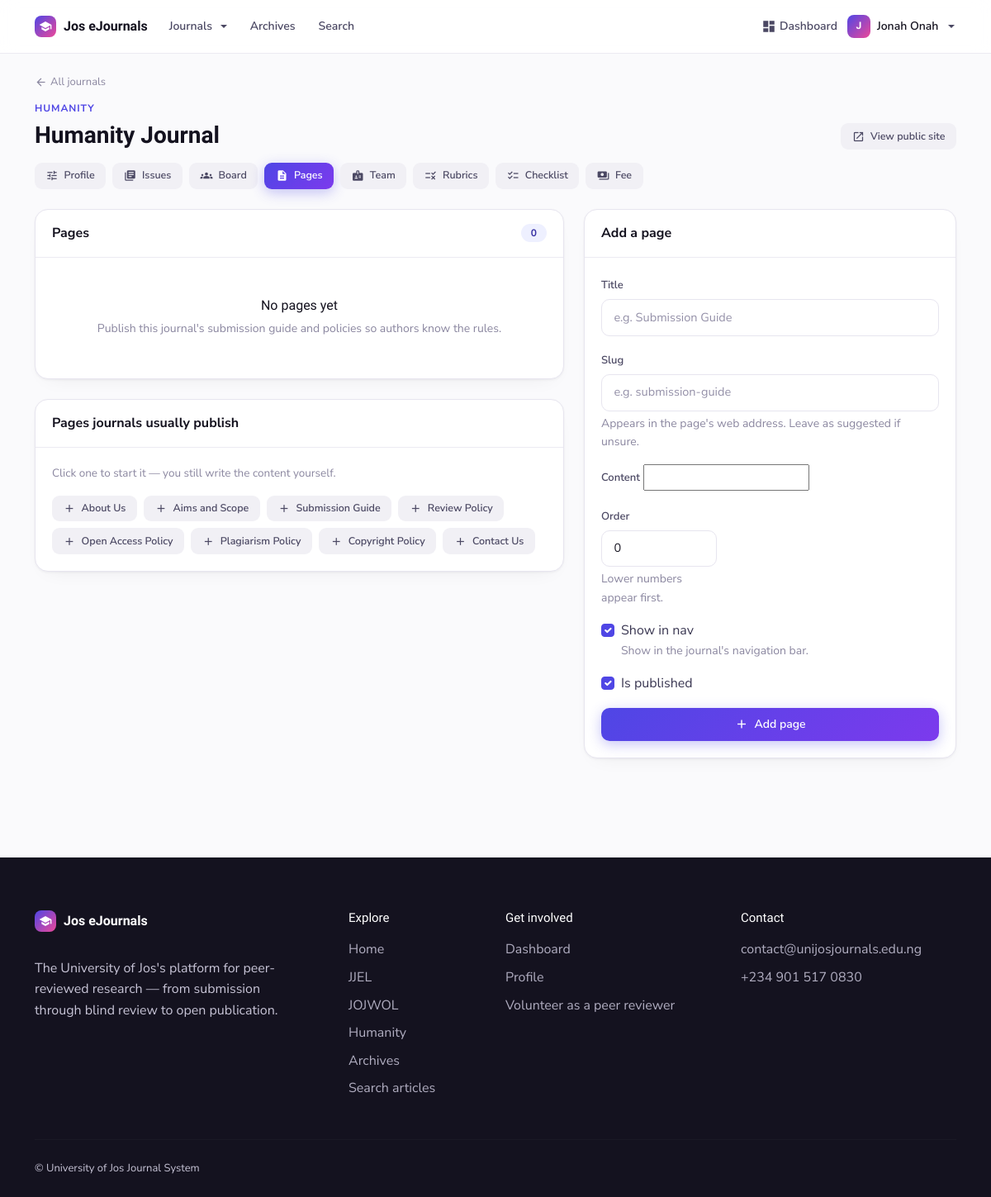
Before: /manage/journals/2/pages/ (signed in) with the older database file.
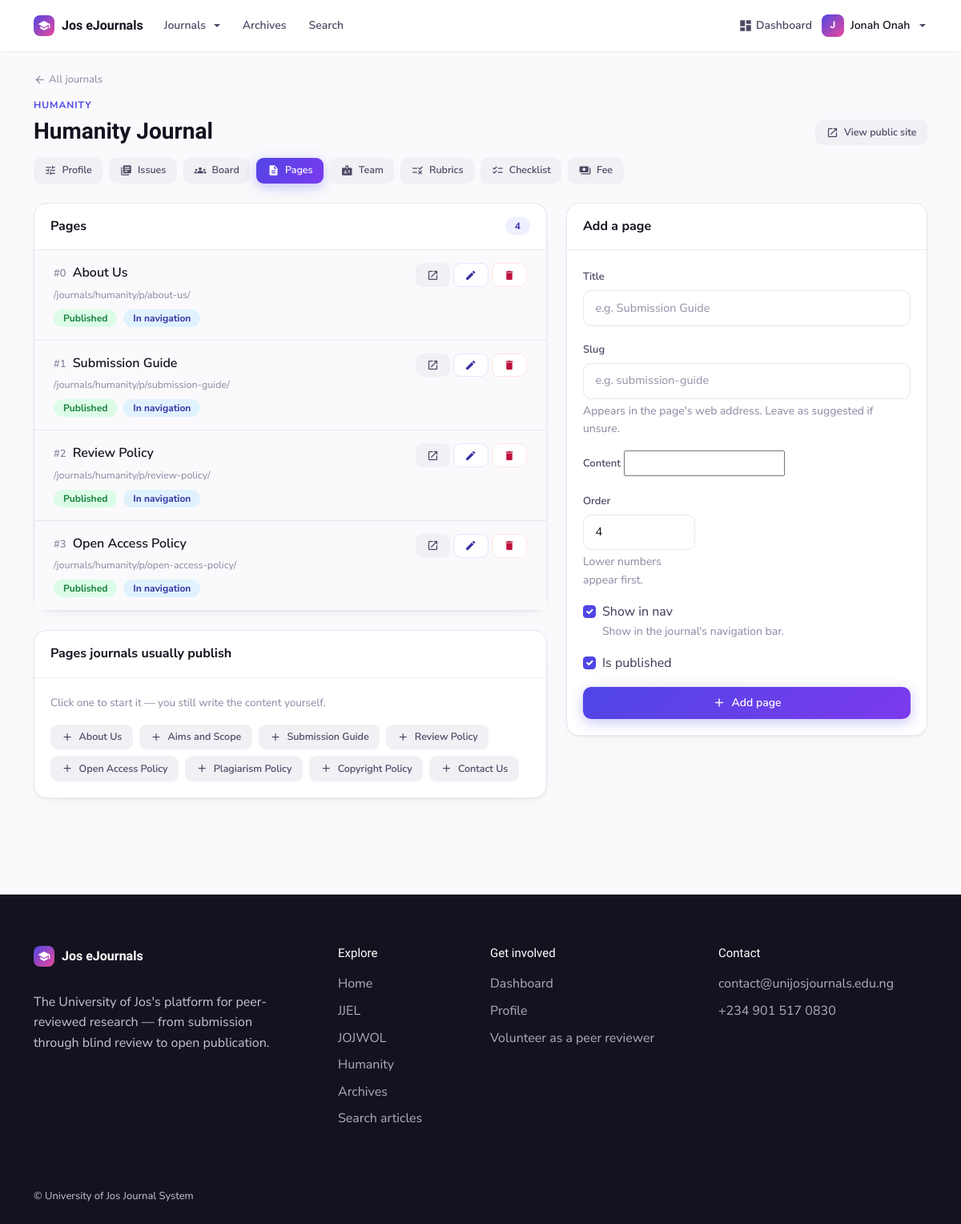
After: the same page with the newer database file.
### journalapp/models.py (models this page shows, shortened)
class Journal(models.Model):
    name = models.CharField(max_length=200)
    slug = models.SlugField(
        max_length=80, unique=True,
        help_text="Used in the journal's web address, e.g. 'jjel'."
    )
    abbreviation = models.CharField(
        max_length=20, blank=True,
        help_text="Short form, e.g. 'JJEL'. Shown on the journal card when no logo is set."
    )
    tagline = models.CharField(
        max_length=255, blank=True,
        help_text="One line shown under the journal name."
    )
    description = RichTextField(blank=True)
    about = RichTextField(
        blank=True,
        help_text="Aims and scope — the main text on the journal's home page."
    )
    logo = models.ImageField(
        upload_to='journal_logos', blank=True, null=True,
        help_text="Square-ish logo used on the journal cards."
    )
    cover_image = models.ImageField(upload_to='journal_covers', blank=True, null=True)
    issn_print = models.CharField(max_length=20, blank=True, verbose_name="ISSN (Print)")
    issn_online = models.CharField(max_length=20, blank=True, verbose_name="ISSN (Online)")
    published_by = models.CharField(
        max_length=255, blank=True,
        help_text="e.g. 'Department of English, University of Jos'."
    )
    contact_email = models.EmailField(blank=True)
    department = models.ForeignKey(
        Department, on_delete=models.SET_NULL, null=True, blank=True,
        related_name='journals',
        help_text="Optional internal grouping. Not shown to visitors."
    )
    order = models.PositiveIntegerField(
        default=0, help_text="Controls the order journals appear in on the home page."
    )
    is_active = models.BooleanField(
        default=True, help_text="Untick to hide this journal from the public site."
    )
    class Meta:
        ordering = ['order', 'name']

class JournalPage(models.Model):
    journal = models.ForeignKey(Journal, on_delete=models.CASCADE, related_name='pages')
    title = models.CharField(max_length=200)
    slug = models.SlugField(max_length=80, help_text="Used in the page's web address.")
    content = RichTextField()
    order = models.PositiveIntegerField(default=0)
    show_in_nav = models.BooleanField(
        default=True, help_text="Show this page in the journal's navigation bar."
    )
    is_published = models.BooleanField(default=True)
    updated_at = models.DateTimeField(auto_now=True)
    class Meta:
        ordering = ['order', 'title']
        unique_together = ('journal', 'slug')

### journalapp/content_views.py (the view)
# urls.py: path('manage/journals/<int:pk>/pages/', content_views.journal_pages_manage, name='journal_pages_manage'),
@journal_staff_required(roles=CONTENT_ROLES, lookup='journal')
def journal_pages_manage(request, pk):
    journal = get_object_or_404(Journal, pk=pk)
    if request.method == 'POST':
        form = JournalPageForm(request.POST, journal=journal)
        if form.is_valid():
            page = form.save(commit=False)
            page.journal = journal
            page.save()
            messages.success(request, f'"{page.title}" added.')
            return redirect('journal_pages_manage', pk=journal.pk)
    else:
        form = JournalPageForm(journal=journal, initial={
            'order': journal.pages.count(), 'show_in_nav': True, 'is_published': True,
        })
    return render(request, 'submissions/journal_pages.html', {
        'journal': journal,
        'pages': journal.pages.all(),
        'form': form,
        'suggested_pages': SUGGESTED_PAGES,
    })

### journalapp/context_processors.py (called while the page is built)
def site_settings(request):
    try:
        settings = SiteSettings.objects.first()
        if not settings:
            settings = SiteSettings.objects.create()
    except:
        settings = None
    return {'site_settings': settings}

def journal_roles(request):
    user = getattr(request, 'user', None)
    if not (user and user.is_authenticated):
        return {'can_manage_journals': False, 'can_manage_journal_content': False}
    return {
        'can_manage_journals': can_manage_any_journal(user, roles=WORKFLOW_ROLES),
        'can_manage_journal_content': can_manage_any_journal(user, roles=CONTENT_ROLES),
    }

def nav_journals(request):
    return {
        'nav_journals': Journal.objects.filter(is_active=True).only(
            'name', 'slug', 'abbreviation'
        )
    }

### journalapp/models.py (called while the page is built)
    def get_full_name(self):
        return f"{self.first_name} {self.last_name}".strip()

### journalapp/permissions.py (called while the page is built)
def is_site_admin(user):
    return bool(
        user
        and user.is_authenticated
        and (user.is_superuser or user.is_staff)
    )

def can_manage_any_journal(user, roles=None):
    if is_site_admin(user):
        return True
    return journals_for(user, roles=roles).exists()

### journalapp/templates/submissions/journal_pages.html (shortened to what the changed rows need)
{% extends 'journalapp/base.html' %}
{% block content %}
<div class="container py-4">
    {% include 'submissions/_journal_manage_nav.html' with active='pages' %}
    <div class="row g-4">
        <div class="col-lg-7">
            <div class="card">
                <div class="card-header d-flex justify-content-between align-items-center">
                    <span>Pages</span>
                    <span class="uj-pill uj-pill--brand">{{ pages|length }}</span>
                </div>
                <div class="card-body p-0">
                    {% if pages %}
                    <ul class="list-group list-group-flush">
                        {% for page in pages %}
                        <li class="list-group-item px-4 py-3">
                            <div class="d-flex justify-content-between align-items-start gap-3">
                                <div style="min-width:0;">
                                    <div class="fw-semibold" style="color:var(--uj-ink);">
                                        <span class="text-muted me-2" style="font-size:13px;">#{{ page.order }}</span>{{ page.title }}
                                    </div>
                                    <div class="text-muted mt-1" style="font-size:12.5px;">/journals/{{ journal.slug }}/p/{{ page.slug }}/</div>
                                    <div class="d-flex flex-wrap gap-2 mt-2">
                                        {% if page.is_published %}
                                        <span class="uj-pill uj-pill--success">Published</span>
                                        {% else %}
                                        <span class="uj-pill uj-pill--warn">Draft</span>
                                        {% endif %}
                                        {% if page.show_in_nav %}<span class="uj-pill uj-pill--info">In navigation</span>{% endif %}
                                    </div>
                                </div>
                                <div class="d-flex gap-1 flex-none">
                                    {% if page.is_published %}
                                    <a href="{% url 'journal_page' journal.slug page.slug %}" class="btn btn-light btn-sm" title="View public page" target="_blank" rel="noopener"><i class="material-icons" style="font-size:15px;">open_in_new</i></a>
                                    {% endif %}
                                    <a href="{% url 'journal_page_update' journal.pk page.pk %}" class="btn btn-outline-primary btn-sm" title="Edit"><i class="material-icons" style="font-size:15px;">edit</i></a>
                                    <form method="post" action="{% url 'journal_page_delete' journal.pk page.pk %}" onsubmit="return confirm('Delete &quot;{{ page.title|escapejs }}&quot;?');">
                                        <button type="submit" class="btn btn-outline-danger btn-sm" title="Delete"><i class="material-icons" style="font-size:15px;">delete</i></button>
                                    </form>
                                </div>
                            </div>
                        </li>
                        {% endfor %}
                    </ul>
                    {% else %}
                    <div class="text-center py-5">
                        <h6>No pages yet</h6>
                        <p class="text-muted mb-0" style="font-size:14px;">
                            Publish this journal's submission guide and policies so authors know the rules.
                        </p>
                    </div>
                    {% endif %}
                </div>
            </div>
            <div class="card mt-4">
                <div class="card-body">
                    <div class="d-flex flex-wrap gap-2">
                        {% for title, slug in suggested_pages %}
                        <button type="button" class="btn btn-light btn-sm js-suggest" data-title="{{ title }}" data-slug="{{ slug }}">
                            <i class="material-icons" style="font-size:15px;">add</i> {{ title }}
                        </button>
                        {% endfor %}
                    </div>
                </div>
            </div>
        </div>
        <div class="col-lg-5">
            <div class="card">
                <div class="card-body">
                    <form method="post" id="pageForm">
                        <div style="max-width:140px;">{% include 'submissions/_form_field.html' with field=form.order %}</div>
                    </form>
                </div>
            </div>
        </div>
    </div>
</div>
{% endblock %}

### journalapp/templates/journalapp/base.html (shortened to what the changed rows need)
{% load static %}
<!DOCTYPE html>
<html lang="en">
<head>
    <link href="https://cdn.jsdelivr.net/npm/bootstrap@5.3.0-alpha1/dist/css/bootstrap.min.css" rel="stylesheet">
    <link rel="stylesheet" href="https://cdnjs.cloudflare.com/ajax/libs/font-awesome/6.0.0-beta3/css/all.min.css">
    <link href="{% static 'css/theme.css' %}" rel="stylesheet">
</head>
<body class="d-flex flex-column min-vh-100">
    <main class="flex-grow-1 mb-3">
        {% block content %}{% endblock %}
    </main>
    <footer class="uj-footer">
        <div class="container">
            <div class="row g-4">
                <div class="col-6 col-lg-2 mb-2">
                    <ul class="list-unstyled d-grid gap-2">
                        {% for j in nav_journals %}
                        <li><a href="{% url 'journal_home' j.slug %}">{{ j.abbreviation|default:j.name }}</a></li>
                        {% endfor %}
                    </ul>
                </div>
            </div>
        </div>
    </footer>
</body>
</html>

### journalapp/templates/submissions/_journal_manage_nav.html (shortened to what this page needs)
<div class="mb-4">
    <a href="{% url 'journal_manage_list' %}" class="text-muted d-inline-flex align-items-center gap-1 mb-2" style="font-size:13px;">
        <i class="material-icons" style="font-size:15px;">arrow_back</i> All journals
    </a>
    <div class="d-flex flex-wrap justify-content-between align-items-end gap-3 mb-3">
        <div>
            <span class="uj-kicker">{{ journal.abbreviation|default:"Journal" }}</span>
            <h1 class="mt-1 mb-0" style="font-size:28px;">{{ journal.name }}</h1>
        </div>
        <a href="{% url 'journal_home' journal.slug %}" class="btn btn-light btn-sm" target="_blank" rel="noopener">
            <i class="material-icons" style="font-size:15px;">open_in_new</i> View public site
        </a>
    </div>
    <div class="d-flex flex-wrap gap-2">
        <a href="{% url 'journal_settings' journal.pk %}" class="btn btn-sm {% if active == 'settings' %}btn-primary{% else %}btn-light{% endif %}">
            <i class="material-icons" style="font-size:15px;">tune</i> Profile
        </a>
        <a href="{% url 'journal_issues_manage' journal.pk %}" class="btn btn-sm {% if active == 'issues' %}btn-primary{% else %}btn-light{% endif %}">
            <i class="material-icons" style="font-size:15px;">library_books</i> Issues
        </a>
        <a href="{% url 'journal_board_manage' journal.pk %}" class="btn btn-sm {% if active == 'board' %}btn-primary{% else %}btn-light{% endif %}">
            <i class="material-icons" style="font-size:15px;">groups</i> Board
        </a>
        <a href="{% url 'journal_pages_manage' journal.pk %}" class="btn btn-sm {% if active == 'pages' %}btn-primary{% else %}btn-light{% endif %}">
            <i class="material-icons" style="font-size:15px;">description</i> Pages
        </a>
        <a href="{% url 'journal_team' journal.pk %}" class="btn btn-sm {% if active == 'team' %}btn-primary{% else %}btn-light{% endif %}">
            <i class="material-icons" style="font-size:15px;">badge</i> Team
        </a>
        <a href="{% url 'journal_rubrics' journal.pk %}" class="btn btn-sm {% if active == 'rubrics' %}btn-primary{% else %}btn-light{% endif %}">
            <i class="material-icons" style="font-size:15px;">rule</i> Rubrics
        </a>
        <a href="{% url 'journal_checklist' journal.pk %}" class="btn btn-sm {% if active == 'checklist' %}btn-primary{% else %}btn-light{% endif %}">
            <i class="material-icons" style="font-size:15px;">checklist</i> Checklist
        </a>
        <a href="{% url 'journal_fee' journal.pk %}" class="btn btn-sm {% if active == 'fee' %}btn-primary{% else %}btn-light{% endif %}">
            <i class="material-icons" style="font-size:15px;">payments</i> Fee
        </a>
    </div>
</div>

Changed rows visible on the page:
added JournalPage: order "0", title "About Us", {{ journal.slug }} "humanity", slug "about-us", is_published "Published", show_in_nav "In navigation"
added JournalPage: order "1", title "Submission Guide", {{ journal.slug }} "humanity", slug "submission-guide", is_published "Published", show_in_nav "In navigation"
added JournalPage: order "2", title "Review Policy", {{ journal.slug }} "humanity", slug "review-policy", is_published "Published", show_in_nav "In navigation"
added JournalPage: order "3", title "Open Access Policy", {{ journal.slug }} "humanity", slug "open-access-policy", is_published "Published", show_in_nav "In navigation"
Other visible differences:
{{ pages|length }}: "0" → "4"
form field order: "0" → "4"
text no longer shown: "No pages yet Publish this journal's submission guide and policies so authors know the rules."
